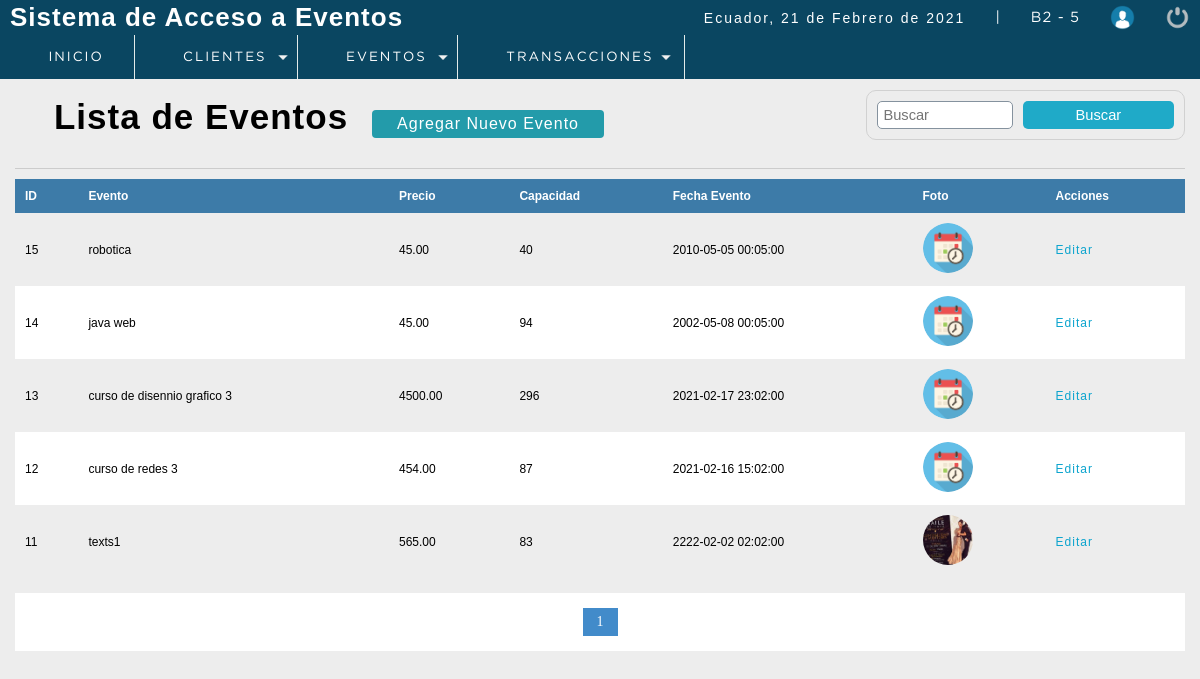
/P_seminarios/sistema/lista_eventos.php (signed in), run on the app's committed database.
### tables this page shows
CREATE TABLE `evento` (
  `codevento` int(11) NOT NULL,
  `descripcion` varchar(100) DEFAULT NULL,
  `precio` decimal(10,2) DEFAULT NULL,
  `capMax` int(11) DEFAULT NULL,
  `direccion` varchar(300) DEFAULT NULL,
  `foto` text DEFAULT NULL,
  `fecha_evento` datetime NOT NULL,
  `dateAdd` datetime NOT NULL DEFAULT current_timestamp(),
  `usuario_id` int(11) NOT NULL,
  `status` int(11) NOT NULL DEFAULT 1,
  `id_tipo_seminario` int(11) DEFAULT NULL
);

### P_seminarios/sistema/lista_eventos.php (the view, shortened to what this page needs)
<?php
 include "../conection.php";
?>
<!DOCTYPE html>
<html lang="en">
<head>
	<?php include "includes/scripts.php"?>
</head>
<body>
 <?php include "includes/header.php"?>
	<section id="container">
		<h1><i class="fas fa-list-alt"></i> Lista de Eventos</h1>
        <a href="registro_evento.php" class="btn_new">Agregar Nuevo Evento</a>
    <form action="buscar_evento.php" method="get" class="form_search">
        <input type="text" name="busqueda" id="busqueda" placeholder="Buscar">
        <input type="submit" value="Buscar" class="btn_search" >
    </form>
<hr>
        <table>
            <tr>
                <th>ID</th>
                <th>Evento</th>
                <th>Precio</th>
                <th>Capacidad</th>
                <th>Fecha Evento</th>
                <th>Foto</th>
                <th>Acciones</th>
            </tr>
            <?php
           $sql_registre = mysqli_query($conection,"SELECT COUNT(*) AS total_registro FROM evento WHERE status =1");
           $result_registre = mysqli_fetch_array($sql_registre);
           $total_resgistros = $result_registre['total_registro'];
           $por_pagina = 5;
           if (empty($_GET['pagina'])) {
               $pagina =1;
           }
           else {
               $pagina = $_GET['pagina'];
           }
           $desde = ($pagina - 1) * $por_pagina;
           $total_paginas = ceil($total_resgistros / $por_pagina);
           $query = mysqli_query($conection,"SELECT * FROM evento  WHERE status = 1
                                                                    ORDER BY codevento DESC LIMIT $desde, $por_pagina");
           $result = mysqli_num_rows($query);
           if ($result > 0) {
               while ($data = mysqli_fetch_array($query)) {
                if ($data['foto'] !='img_evento.png') {
                    $foto ='img/uploads/'.$data['foto'];
                }else {
                    $foto ='img/'.$data['foto'];
                }
           ?>
            <tr class="row<?php echo $data["codevento"];?>">
                <td><?php echo $data["codevento"];?></td>
                <td><?php echo $data["descripcion"];?></td>
                <td><?php echo $data["precio"];?></td>
                <td><?php echo $data["capMax"];?></td>
                <td><?php echo $data["fecha_evento"];?></td>
                <td class="img_evento"><img src="<?php echo $foto;?>" alt="<?php echo $data["descripcion"];?>"></td>
                <td>
                    <a class="link_edit" href="editar_evento.php?id=<?php echo $data["codevento"];?>">Editar</a>
                </td>
            </tr>
                <?php
               }
           }
            ?>
        </table>
        <div class="paginador">
                    <ul>
                    <?php
                    for ($i=1; $i <= $total_paginas; $i++) {
                        if ($i == $pagina) {
                            echo '<li class="pageSelected">'.$i.'</li>';
                        }
                        else {
                            echo '<li><a href="?pagina='.$i.'">'.$i.'</a></li>';
                        }
                    }
                    ?>
                    </ul>
                </div>
	</section>
</body>
</html>

### P_seminarios/sistema/css/style.css (style rules this page uses)
* { margin: 0; padding: 0; box-sizing: border-box; }
body { background: #ededed; }
h1, h2, h3, h4, h5, h6 { font-family: 'arial'; font-weight: bold; letter-spacing: 1px; }
h1 { font-size: 26px; }
a { text-decoration: none; font-family: arial; letter-spacing: 1px; }
#container { padding: 90px 15px 15px; }
hr { border: 0; background: #CCC; height: 1px; margin: 10px 0; display: block; }
form { border: 2px solid #78909C; border-radius: 2%; background: #FFF; margin: auto; padding: 20px 50px; border: 1px solid #d1d1d1; }
input,select { display: block; width: 100%; font-size: 11pt; padding: 5px; border: 1px solid #85929e; border-radius: 5px; }
#container h1 { font-size: 35px; display: inline-block; }
.btn_new { display: inline-block; background: #239baa; color: #FFF; padding: 5px 25px; border-radius: 4px; margin: 20px; }
table { border-collapse: collapse; font-size: 12px; font-family: 'arial'; width: 100%; }
table th { text-align: left; padding: 10px; background: #3d7ba8; color: #FFF; }
table tr:nth-child(odd) { background: #FFF; }
table td { padding: 10px; }
.link_edit { color: #0ca4ce; }
.paginador ul { padding: 15px; list-style: none; background: #FFF; margin-top: 15px; display: -webkit-flex; display: -moz-flex; display: -ms-flex; display: -o-flex; display: flex; justify-content: center; }
.paginador a, .pageSelected { color: #428bca; border: 1px solid #ddd; padding: 5px; display: inline-block; font-size: 14px; text-align: center; width: 35px; }
.pageSelected { color: #FFF; background: #428bca; border: 1px solid #428bca; }
.form_search { display: -webkit-flex; display: -moz-flex; display: -ms-flex; display: -o-flex; display: flex; float: right; background: initial; padding: 10px; border-radius: 10px; }
.form_search .btn_search { background: #1faac8; color: #FFF; padding: 0 20px; border: 0; cursor: pointer; margin-left: 10px; }
.img_evento img { width: 50px; height: auto; margin: auto; border-radius: 100%; }

### data on the page
evento: codevento "15", descripcion "robotica", precio "45.00", capMax "40", fecha_evento "2010-05-05 00:05:00", foto (picture)
evento: codevento "14", descripcion "java web", precio "45.00", capMax "94", fecha_evento "2002-05-08 00:05:00", foto (picture)
evento: codevento "13", descripcion "curso de disennio grafico 3", precio "4500.00", capMax "296", fecha_evento "2021-02-17 23:02:00", foto (picture)
evento: codevento "12", descripcion "curso de redes 3", precio "454.00", capMax "87", fecha_evento "2021-02-16 15:02:00", foto (picture)
evento: codevento "11", descripcion "texts1", precio "565.00", capMax "83", fecha_evento "2222-02-02 02:02:00", foto (picture)

### other printed values
fechaC() "21 de Febrero de 2021"
$_SESSION['user'] "B2"
$_SESSION['rol'] "5"
